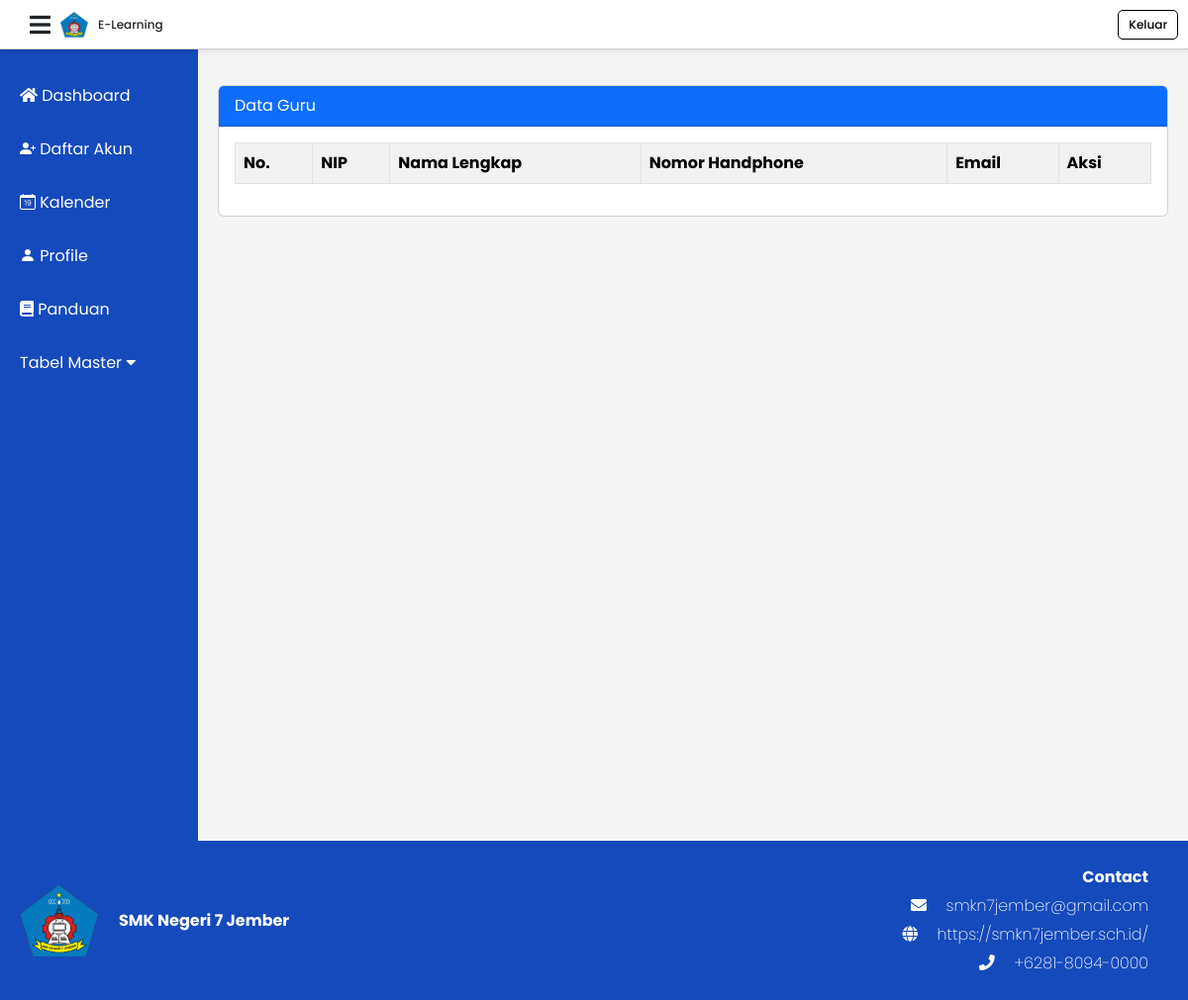
Page /admin/crudguru_admin.php on the earlier database version.
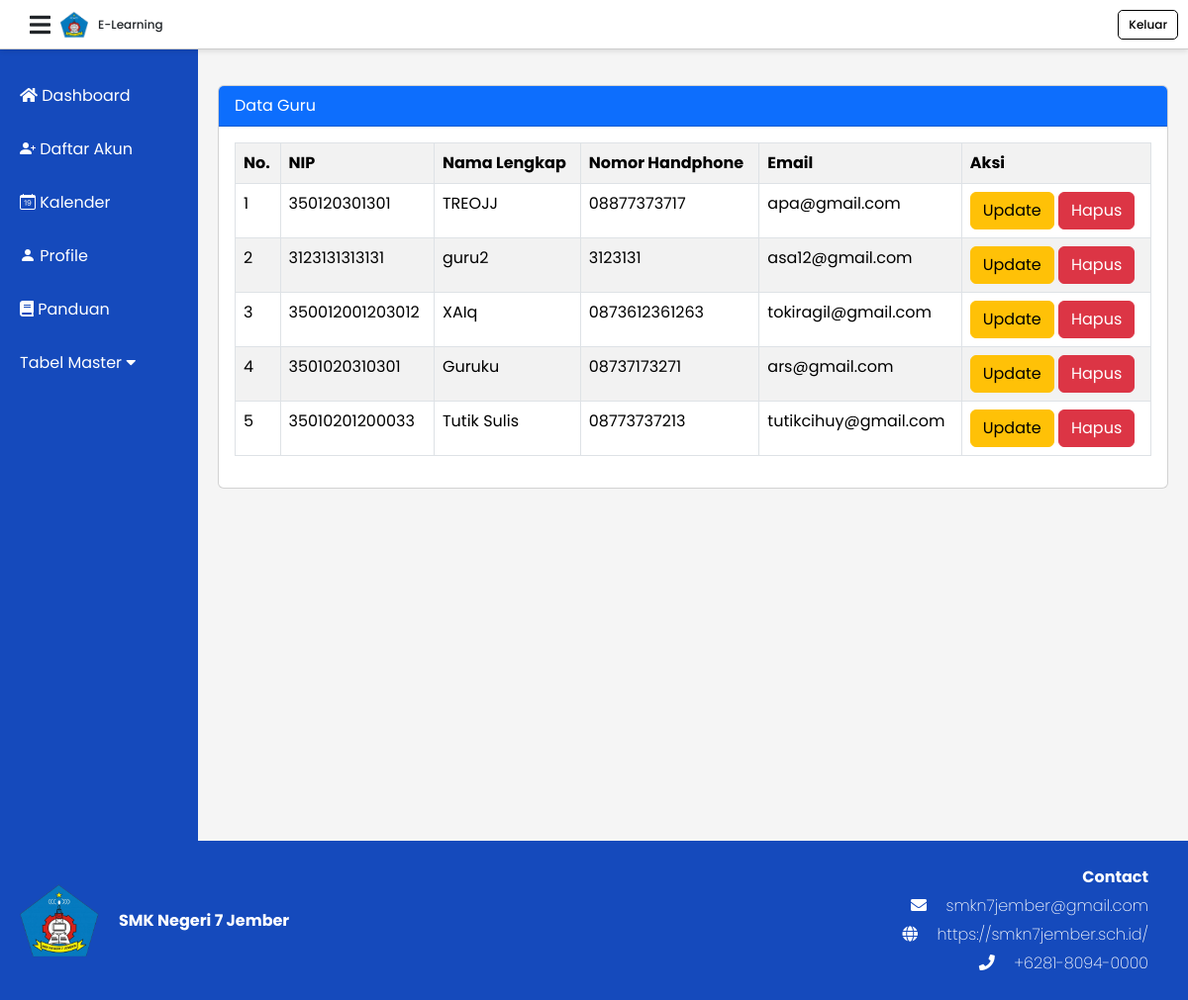
Same page on the later database version.
### tables this page shows
CREATE TABLE `guru` (
  `id_guru` int(11) NOT NULL,
  `nama` varchar(50) NOT NULL,
  `email` varchar(100) DEFAULT NULL,
  `nip` varchar(50) DEFAULT NULL,
  `no_hp` varchar(50) DEFAULT NULL,
  `foto` mediumblob DEFAULT NULL,
  `id_user` int(11) NOT NULL
);

### admin/crudguru_admin.php (the view, shortened to what this page needs)
<?php
$db = new Database();
$conn = $db->getConnection();
?>
<!doctype html>
<html lang="en">
<head>
    <link rel="stylesheet" href="https://cdnjs.cloudflare.com/ajax/libs/font-awesome/5.15.3/css/all.min.css" />
    <link rel="stylesheet" href="https://cdnjs.cloudflare.com/ajax/libs/bootstrap-icons/1.10.0/font/bootstrap-icons.min.css">
    <link href="https://cdn.jsdelivr.net/npm/bootstrap@5.3.3/dist/css/bootstrap.min.css" rel="stylesheet"
>
    <link rel="stylesheet" href="../css/crud.css" />
    </head>
<body>
<div class="header">
        <div class="logo">
            <i class="fas fa-bars menu-icon"></i>
            <img src="../Foto/smk7 jember.png" alt="School Logo" />
            <span class="text-elearning">E-Learning</span>
        </div>
        <a href="../logout.php" class="logout">Keluar</a>
    </div>
    <div class="sidebar">
        <a href="admin.php"><i class="fas fa-home"></i> Dashboard</a>
        <a href="daftar.php"><i class="bi bi-person-plus-fill"></i> Daftar Akun</a>
        <a href="kalender.php"><i class="bi bi-calendar-date"></i> Kalender </a>
        <a href="profile.php"><i class="bi bi-person-fill"></i> Profile</a>
        <a href="panduan.php"><i class="fas fa-book"></i> Panduan</a>
        <a class="dropdown-btn" href="javascript:void(0);" id="dropdown-btn" onclick="toggleDropdown()">
            Tabel Master
            <i class="fas fa-caret-down"> </i>
        </a>
    </div>
    <div class="content">
        <div class="card mt-3">
            <div class="card-header bg-primary text-white">
                Data Guru
            </div>
            <div class="card-body">
                <table class="table table-bordered table-striped table-hover">
                    <tr>
                        <th>No.</th>
                        <th>NIP</th>
                        <th>Nama Lengkap</th>
                        <th>Nomor Handphone</th>
                        <th>Email</th>
                        <th>Aksi</th>
                    </tr>
                    <?php
                        $no = 1;
                            $query = $conn->prepare("SELECT * FROM guru ORDER BY id_guru DESC");
                        $query->execute();
                        while ($data = $query->fetch(PDO::FETCH_ASSOC)):
                    ?>
                    <tr>
                        <td><?= $no++ ?></td>
                        <td><?= $data['nip' ]  ?></td>
                        <td><?= $data['nama']?></td>
                        <td><?= $data['no_hp']?></td>
                        <td><?= $data['email']?></td>
                        <td>
                            <a href="#" class="btn btn-warning" data-bs-toggle="modal"
                                data-bs-target="#modalUbah<?= $no ?>">Update</a>
                            <a href="#" class="btn btn-danger" data-bs-toggle="modal"
                                data-bs-target="#modalHapus<?= $no ?>">Hapus</a>
                        </td>
                    </tr>
                    <?php endwhile; ?>
                </table>
            </div>
        </div>
    </div>
    <footer>
    <div class="footer">
        <div class="school-info">
          <img src="../Foto/smk7 jember.png" alt="School Emblem" />
          <p>SMK Negeri 7 Jember</p>
        </div>
        <div class="contact-info">
          <p id="footer-contact">Contact</p>
          <p><i class="fas fa-envelope"></i> smkn7jember@gmail.com</p>
          <p><i class="fas fa-globe"></i> https://smkn7jember.sch.id/</p>
          <p><i class="fas fa-phone"></i> +6281-8094-0000</p>
        </div>
      </div>
    </footer>
</body>
</html>

### css/crud.css (style rules this page uses)
* { font-family: "Poppins", sans-serif; box-sizing: border-box; }
body { margin: 0; padding: 0; background-color: #f5f5f5; overflow: auto; }
.header { display: flex; align-items: center; justify-content: space-between; padding: 0 ; border-bottom: 1px solid #ccc; position: sticky; top: 0; background-color: #ffffff; z-index: 3; box-shadow: 0 2px 5px rgba(0, 0, 0, 0.1); left: 0; width: 100%; font-weight: 500; height: 50px; }
.logout { margin-left: auto; border: 1px solid #000; padding: 5px 10px; border-radius: 5px; text-decoration: none; color: #000; font-size: 12px; margin-right: 10px; display: inline-block; }
.text-elearning { align-items: center; text-align: center; justify-content: center; display: flex; padding: 10px; font-size: 12px; }
.logo { margin-left: 0; justify-content: center; display: flex; margin-right: auto; margin-left: 20px; align-items: center; max-width: 100%; height: auto; }
.logo img { width: auto; height: 28px; }
.menu-icon { font-size: 24px; cursor: pointer; padding: 10px; }
.sidebar { position: fixed; max-height: 100vh; width: 200px; background-color: #154ABC; color: #fff; position: fixed; top: 50px; bottom: 0; padding-top: 20px; transition: transform 0.3s ease, width 0.3s ease; transform: translateX(0); z-index: 2; overflow-y: scroll; scrollbar-width: none; -ms-overflow-style: none; }
.content { margin-left: 200px; padding: 20px; transition: margin-left 0.3s ease; }
.sidebar a { display: block; padding: 15px 20px; color: #fff; text-decoration: none; }
.dropdown-btn { cursor: pointer; }
.content { height: 100vh; }
.footer { background-color: #154ABC; color: #fff; padding: 20px; display: flex; justify-content: space-between; align-items: center; width: 100%; box-sizing: border-box; position: relative; bottom: 0; }
#footer-contact { font-weight: 700; }
.footer img { height: 80px; }
.contact-info { text-align: right; margin-right: 20px; }
.contact-info p { margin: 5px 0; font-weight: 200; }
.contact-info i { margin-right: 15px; }
.school-info { display: flex; justify-content: center; align-items: center; text-align: center; }
.school-info p { margin: 20px; font-weight: 700; }
.school-info img { justify-content: center; align-items: center; }

Differences in the rows shown:
added guru: nip "350120301301", nama "TREOJJ", no_hp "08877373717", email "apa@gmail.com"
added guru: nip "3123131313131", nama "guru2", no_hp "3123131", email "asa12@gmail.com"
added guru: nip "350012001203012", nama "XAIq", no_hp "0873612361263", email "tokiragil@gmail.com"
added guru: nip "3501020310301", nama "Guruku", no_hp "08737173271", email "ars@gmail.com"
added guru: nip "35010201200033", nama "Tutik Sulis", no_hp "08773737213", email "tutikcihuy@gmail.com"
